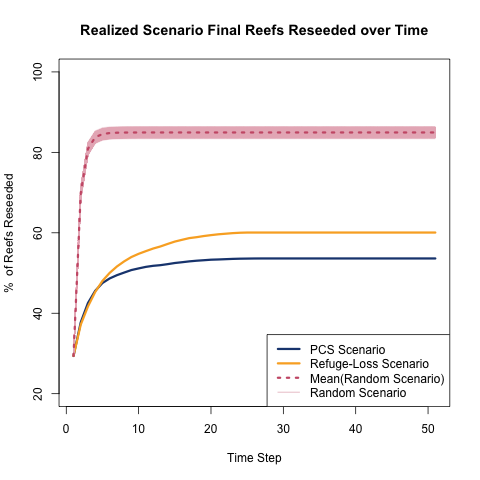

Write the R code that produced this figure.
library(rgdal)
library(Matrix)
library(igraph)
library(fields)
library(scales)
library(colorRamps)
library(maps)
library(here)

#Note: numreseeded.RData, numreseededrr_all.RData and plateaupoint_all.RData were too large to be uploaded to Github and thus this file will not run, if you want to run this code contact me and I can send you those three files so that this code may be run.

setwd("~/Github/GlobalCoralConnectivity_SpatialRescue_Project/")

gm_mean = function(x, na.rm=TRUE){
  exp(sum(log(x[x > 0]), na.rm=na.rm) / length(x))
}

#load in scores and locations of reef cells
reefdata_full <- read.csv(file = "OriginalDataConversion/GeneratingScoresfrom50ReefsScores/scaled_scores_latlong_reproj_SJ.csv")
#head(reefdata_full)
#dim(reefdata_full)
reefdata <- reefdata_full[,c(3:6,34,13:28)] #removing rows that aren't needed + re-organizing row orders
#head(reefdata)
names(reefdata) <- c("TARGET_FID","PolyNo","Longitude", "Latitude", "score","reefpct","BCU_ID","BCU_Name","ReefArea","RfPctArea","BCUarea","BCUpctarea","Protectedarea","pct_Protectedarea","MarineRealm","MRealm_Name", "NumEEZ", "EEZName", "EEZ_Sovereign1","EEZ_Sovereign2","EEZ_Sovereign3")

#load connectivity matrix
load('OriginalDataConversion/ConvertingWoodetal2014Data/connmat_reduced.RData')

#thresholding by 3.3% probability, note: connmat_reduced@x turns the matrix into a vector
connmat_reduced@x[connmat_reduced@x <= 0.033] <- 0

#correct the longitude
reefdata$Longitude[reefdata$Longitude > 180] <- reefdata$Longitude[reefdata$Longitude > 180] - 360

reefdata$Longitude_corrected <- reefdata$Longitude
newcentre <- 180
range(reefdata$Longitude_corrected)
reefdata$Longitude_corrected[reefdata$Longitude > 0 & reefdata$Longitude  <  180] <- reefdata$Longitude_corrected[reefdata$Longitude > 0 & reefdata$Longitude  <  180] - newcentre

reefdata$Longitude_corrected[reefdata$Longitude < 0 & reefdata$Longitude  >  -180] <- reefdata$Longitude_corrected[reefdata$Longitude < 0 & reefdata$Longitude  >  -180] + newcentre

world <- readOGR(dsn = "GeneratingFigures_Code/AdditionalFiles/worldcountryshapeetc", layer = "ne_110m_admin_0_countries")


#note: plateaupoint_cr = 26, plateaupoint_pr = 23 so final plateaupoint = 23
ultimateplateau <- 26
reefdata2 <- reefdata[,c(2,3,4)]
g_orig <- graph.adjacency(as.matrix(connmat_reduced), weighted = TRUE)
reefdata2$cl.m <- clusters(g_orig, mode = "weak")$membership
reseededclusters <- data.frame(clusterID <- seq(1,clusters(g_orig, mode = "weak")$no,by=1), clustersize <- clusters(g_orig, mode = "weak")$csize, num_reseeded_pr <- NA, per_reseeded_pr <- NA,num_reseeded_cr <- NA, per_reseeded_cr <- NA)


#RESEEDING FROM PCS SCENARIO
ord <- order(reefdata$score) #lowest to highest
numsteps <- 50
num_remove <- 434
num_iter <- 20
final_reef <- (num_iter*num_remove)
reefdata$num <- seq(1,12292,by=1)
starterreefs <- reefdata$num[-ord[1:final_reef]]
reefdata$num <- NULL
abundance_mat <- matrix(data = 0, nrow = dim(connmat_reduced)[1], ncol = (numsteps+1)) #50 time steps
abundance_mat[,1][starterreefs] <- 100 #time step 0: assign all the starterreefs to an abundance of 100

#calculate abundance after 1 time step
abundance_mat[,2] <- as.vector(t(abundance_mat[,1]) %*% connmat_reduced) #need to do this because it thinks of the right side as a matrix
#re-set abundance of all non-vacant reefs to 100
dummy <- abundance_mat[,2]
dummy[dummy > 0] <- 100 
#calculate abundance for the next time steps - note: the total abundance/sum of the subsequent columns should decrease every time step
for(i in 3:(numsteps+1)){
  abundance_mat[,i] <- as.vector(t(dummy) %*% connmat_reduced)
  dummy <- abundance_mat[,i]
  dummy[dummy > 0] <- 100
}


#Plot the number that were re-seeded over time
stop <- "no"
numreseeded_pr <- rep(NA,(numsteps+1))
numreseeded_pr[1] <- 0
for(i in 2:(numsteps+1)){
  numreseeded_pr[i] <- length(abundance_mat[,i][abundance_mat[,i]>0]) - length(abundance_mat[starterreefs,i][abundance_mat[starterreefs,i]>0])	
  if((numreseeded_pr[i] <= numreseeded_pr[i-1]) & stop == "no"){ #added 'or' condition to be consistent with the other scenarios
    plateaupoint <- i-1
    stop <- "yes"
  }
}
plateaupoint_pr <- plateaupoint

id.abund <- list()
for(i in 2:(numsteps+1)){
  id.abund[[i]] <- which((abundance_mat[,i] > 0) & (abundance_mat[,(i-1)] == 0))
  id.abund[[i]] <- id.abund[[i]][-starterreefs]
}
id.totalnotseeded <- which(abundance_mat[,(numsteps+1)] == 0)

abundance_mat <- NA
plateaupoint <- 500


#RESEEDING FROM REFUGE-LOSS SCENARIO
ord <- order(reefdata$score, decreasing = TRUE) #highest to lowest
numsteps <- 50
num_remove <- 434
num_iter <- 20
final_reef <- (num_iter*num_remove)
reefdata$num <- seq(1,12292,by=1)
starterreefs <- reefdata$num[-ord[1:final_reef]]
reefdata$num <- NULL
abundance_mat <- matrix(data = 0, nrow = dim(connmat_reduced)[1], ncol = (numsteps+1)) #10 time steps
abundance_mat[,1][starterreefs] <- 100 #time step 0: assign all the starterreefs to an abundance of 100

#calculate abundance after 1 time step
abundance_mat[,2] <- as.vector(t(abundance_mat[,1]) %*% connmat_reduced) #need to do this because it thinks of the right side as a matrix
#re-set abundance of all non-vacant reefs to 100
dummy <- abundance_mat[,2]
dummy[dummy > 0] <- 100 
#calculate abundance for the next 9 time steps - note: the total abundance/sum of the subsequent columns should decrease every time step
for(i in 3:(numsteps+1)){
  abundance_mat[,i] <- as.vector(t(dummy) %*% connmat_reduced)
  dummy <- abundance_mat[,i]
  dummy[dummy > 0] <- 100
}


#Plot the number that were re-seeded over time
stop <- "no"
numreseeded_cr <- rep(NA,(numsteps+1))
numreseeded_cr[1] <- 0
for(i in 2:(numsteps+1)){
  numreseeded_cr[i] <- length(abundance_mat[,i][abundance_mat[,i]>0]) - length(abundance_mat[starterreefs,i][abundance_mat[starterreefs,i]>0])	
  if((numreseeded_cr[i] <= numreseeded_cr[i-1]) & stop == "no"){ #added in the 'or previous = bigger' condition bc of '0' issues
    plateaupoint <- i-1
    stop <- "yes"
  }
}
plateaupoint_cr <- plateaupoint


id.abund <- list()
for(i in 2:(numsteps+1)){
  id.abund[[i]] <- which((abundance_mat[,i] > 0) & (abundance_mat[,(i-1)] == 0))
  id.abund[[i]] <- id.abund[[i]][-starterreefs]
}
id.totalnotseeded <- which(abundance_mat[,(numsteps+1)] == 0)

abundance_mat <- NA

####

#load in random scenario reseeding data generated using compute canada
#load in numreseededrrlist from "numreseeded.RData"
load("GeneratingFigures_Code/AdditionalFiles/numreseeded.RData")
#load in numreseededrr_mean from "numreseededrr_all.RData"
load("GeneratingFigures_Code/AdditionalFiles/numreseededrr_all.RData")
random_iter <- 1000

###Figure 4d
#plotting all of the numreseeeded from the 4 different 'scenarios' on one graph - total seeded as a PERCENTTAGE OF TOTAL REEFS
#12292 - final_reef = number started with in the predicted and catastrophe situations
initialreefs = 12292 - final_reef
png("GeneratingFigures_Code/Main Figures/Figure4d.png")
plot(x=seq(1,(numsteps+1),by=1),y=(((numreseeded_pr + initialreefs)/12292)*100),main="Realized Scenario Final Reefs Reseeded over Time",xlab = "Time Step", ylab = "%  of Reefs Reseeded", col = "#1d457f", type = 'l', ylim = c(20,100), lwd = 3) #blue
lines(x=seq(1,(numsteps+1),by=1),y=(((numreseeded_cr + initialreefs)/12292)*100), col  = "#f9ad2a", lwd = 3) #darkgoldenrod1
for(i in 1:(random_iter*200)){
  lines(x = seq(1,(numsteps+1),by=1),y = (((numreseededrrlist[[i]] + initialreefs)/12292)*100),col = alpha("#e6b6c0", 0.2),lwd=1) ##c7c0d1
}
lines(x=seq(1,(numsteps+1),by=1),y=(((numreseededrr_mean + initialreefs)/12292)*100), col  = "#cc5c76",lty =3, lwd = 3) ##7f43d1
legend("bottomright", c("PCS Scenario", "Refuge-Loss Scenario","Mean(Random Scenario)", "Random Scenario"), col = c("#1d457f","#f9ad2a","#cc5c76","#e6b6c0"), lty = c(1,1,3,1), lwd = c(3,3,3,1))
dev.off()

#need to figure out median # and IQR # of generations until plateau
load("GeneratingFigures_Code/AdditionalFiles/plateaupoint_all.RData")
summary(plateaupoint_rr)